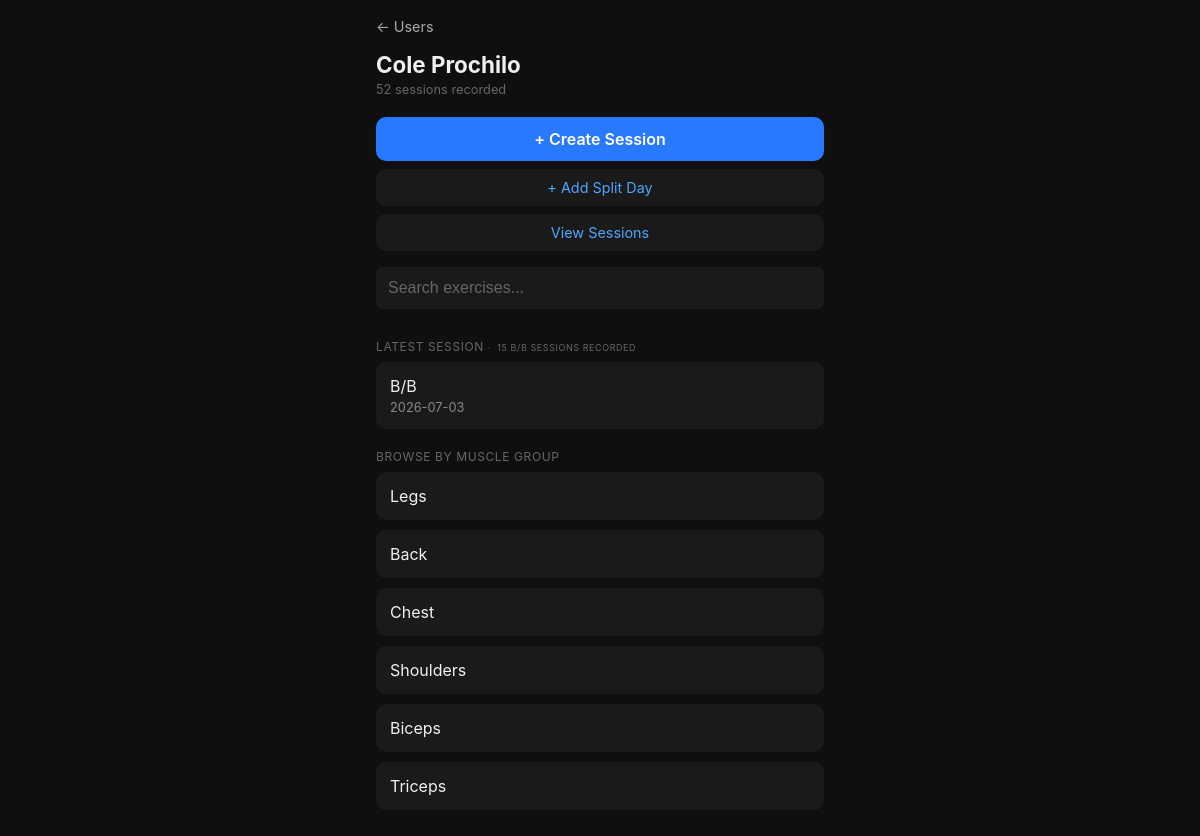
The page /user/1 on the database as committed earlier.
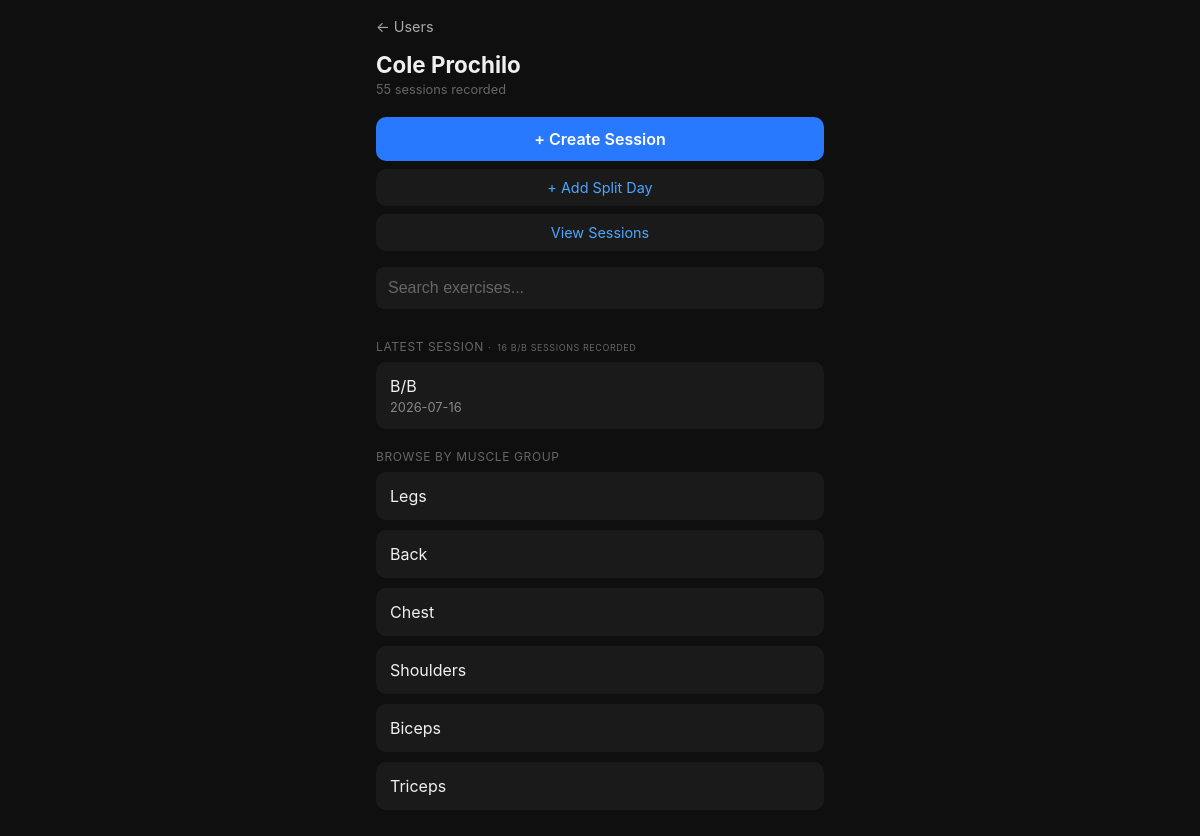
The same page on the database as committed later.
### tables this page shows
CREATE TABLE users (
    user_id       INTEGER PRIMARY KEY AUTOINCREMENT,
    username      TEXT NOT NULL UNIQUE,
    password_hash TEXT NOT NULL,
    date_created  TEXT NOT NULL
);

CREATE TABLE workout_sessions (
    workout_id    INTEGER PRIMARY KEY AUTOINCREMENT,
    user_id       INTEGER NOT NULL REFERENCES users(user_id),
    date          TEXT NOT NULL,
    split_day     TEXT REFERENCES split_days(name)
);

### web_app.py (the view)
@app.route("/user/<int:user_id>")
def user_home(user_id):
    with get_conn() as conn:
        user = conn.execute("SELECT username FROM users WHERE user_id = ?", (user_id,)).fetchone()
        if not user:
            return redirect(url_for("index"))
        muscle_groups = VALID_MUSCLE_GROUPS
        today = request.args.get("local_date") or date.today().isoformat()
        today_session = conn.execute(
            "SELECT workout_id, split_day FROM workout_sessions WHERE user_id = ? AND date = ? ORDER BY workout_id DESC LIMIT 1",
            (user_id, today)
        ).fetchone()
        latest_session = conn.execute(
            "SELECT workout_id, date, split_day FROM workout_sessions WHERE user_id = ? AND workout_id != ? ORDER BY workout_id DESC LIMIT 1",
            (user_id, today_session[0] if today_session else -1)
        ).fetchone()
        latest_split_session = conn.execute(
            "SELECT workout_id, date, split_day FROM workout_sessions WHERE user_id = ? AND split_day = ? AND workout_id != ? ORDER BY workout_id DESC LIMIT 1",
            (user_id, today_session[1], today_session[0])
        ).fetchone() if today_session else None
        split_counts = {r[0]: r[1] for r in conn.execute(
            "SELECT split_day, COUNT(*) FROM workout_sessions WHERE user_id = ? GROUP BY split_day",
            (user_id,)
        ).fetchall()}
        session_count = conn.execute(
            "SELECT COUNT(*) FROM workout_sessions WHERE user_id = ?", (user_id,)
        ).fetchone()[0]
    return render_template("user_home.html", user_id=user_id, username=user[0],
                           muscle_groups=muscle_groups,
                           today_session=today_session, today=today,
                           latest_session=latest_session, latest_split_session=latest_split_session,
                           session_count=session_count, split_counts=split_counts)

### db.py (called while the page is built)
def get_conn():
    conn = sqlite3.connect(DB_PATH)
    conn.execute("PRAGMA foreign_keys = ON")
    return conn

### templates/user_home.html (shortened to what this page needs)
{% extends "base.html" %}
{% block content %}
<a class="back-link" href="{{ url_for('index') }}">← Users</a>
<h1>{{ username.title() }}</h1>
<div class="username-tag">{{ session_count }} sessions recorded</div>
<a id="create-btn" href="{{ url_for('create_session', user_id=user_id) }}" style="display:block; background:#2979ff; color:#fff; text-align:center; padding:12px; border-radius:10px; margin-bottom:8px; font-size:1rem; font-weight:600;">+ Create Session</a>
<a href="{{ url_for('add_split_day', user_id=user_id) }}" style="display:block; background:#1a1a1a; color:#4da6ff; text-align:center; padding:10px; border-radius:10px; margin-bottom:8px; font-size:0.9rem;">+ Add Split Day</a>
<a href="{{ url_for('all_sessions', user_id=user_id) }}" style="display:block; background:#1a1a1a; color:#4da6ff; text-align:center; padding:10px; border-radius:10px; margin-bottom:16px; font-size:0.9rem;">View Sessions</a>
<form class="search-form" action="{{ url_for('search', user_id=user_id) }}" method="get">
  <input type="text" name="q" placeholder="Search exercises..." autocomplete="off">
</form>
{% if latest_session %}
<div class="section-title">Latest session <span style="font-size:0.56rem;">·&nbsp; {{ split_counts.get(latest_session[2], 0) }} {{ latest_session[2] }} sessions recorded</span></div>
<a href="{{ url_for('session_detail', user_id=user_id, workout_id=latest_session[0]) }}" class="card" style="display:block; text-decoration:none;">
  <div style="color:#f0f0f0; font-size:1rem;">{{ latest_session[2] }}</div>
  <div style="color:#888; font-size:0.8rem; margin-top:4px;">{{ latest_session[1] }}</div>
</a>
{% endif %}
<div class="section-title">Browse by muscle group</div>
{% for group in muscle_groups %}
<div class="card">
  <a href="{{ url_for('muscle_group', user_id=user_id, group=group) }}">{{ group.title() }}</a>
</div>
{% endfor %}
{% endblock %}

### templates/base.html (shortened to what this page needs)
<!DOCTYPE html>
<html lang="en">
<head>
</head>
<body>
  {% block content %}{% endblock %}
</body>
</html>

### templates/base.html (style rules this page uses)
* { box-sizing: border-box; margin: 0; padding: 0; }
body { font-family: -apple-system, BlinkMacSystemFont, sans-serif; background: #0f0f0f; color: #f0f0f0; padding: 16px; max-width: 480px; margin: 0 auto; }
h1 { font-size: 1.4rem; margin-bottom: 4px; }
a { color: #4da6ff; text-decoration: none; }
.card { background: #1a1a1a; border-radius: 10px; padding: 14px; margin-bottom: 10px; }
.card a { display: block; font-size: 1rem; color: #f0f0f0; }
.back-link { display: inline-block; margin-bottom: 16px; font-size: 0.9rem; color: #aaa; }
input[type=text], input[type=password] { width: 100%; padding: 12px; border-radius: 8px; border: none; background: #1a1a1a; color: #f0f0f0; font-size: 1rem; margin-bottom: 10px; }
input[type=text]::placeholder, input[type=password]::placeholder { color: #666; }
.search-form { margin-bottom: 16px; }
.section-title { font-size: 0.75rem; text-transform: uppercase; color: #666; letter-spacing: 0.05em; margin: 20px 0 8px; }
.username-tag { font-size: 0.8rem; color: #666; margin-bottom: 20px; }

Rows that differ between the two databases and show on the page:
no longer on this page (row unchanged): workout_sessions: get "15", split_day "B/B", date "2026-07-03"
added workout_sessions: get "16", split_day "B/B", date "2026-07-16"
Other text that changed with them:
{{ session_count }}: "52" → "55"
